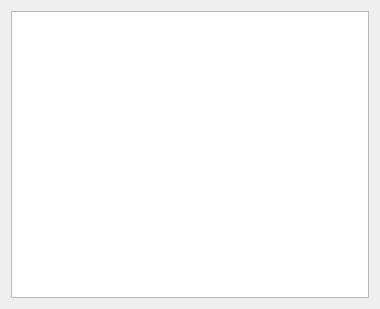
<?xml version="1.0" encoding="UTF-8"?>
<ui version="4.0">
 <class>ShowTime</class>
 <widget class="QDialog" name="ShowTime">
  <property name="geometry">
   <rect>
    <x>0</x>
    <y>0</y>
    <width>380</width>
    <height>309</height>
   </rect>
  </property>
  <property name="windowTitle">
   <string>time</string>
  </property>
  <layout class="QGridLayout" name="gridLayout">
   <item row="0" column="0">
    <widget class="QTextBrowser" name="textBrowser">
     <property name="sizePolicy">
      <sizepolicy hsizetype="Expanding" vsizetype="Expanding">
       <horstretch>0</horstretch>
       <verstretch>0</verstretch>
      </sizepolicy>
     </property>
    </widget>
   </item>
  </layout>
 </widget>
 <resources/>
 <connections/>
</ui>
